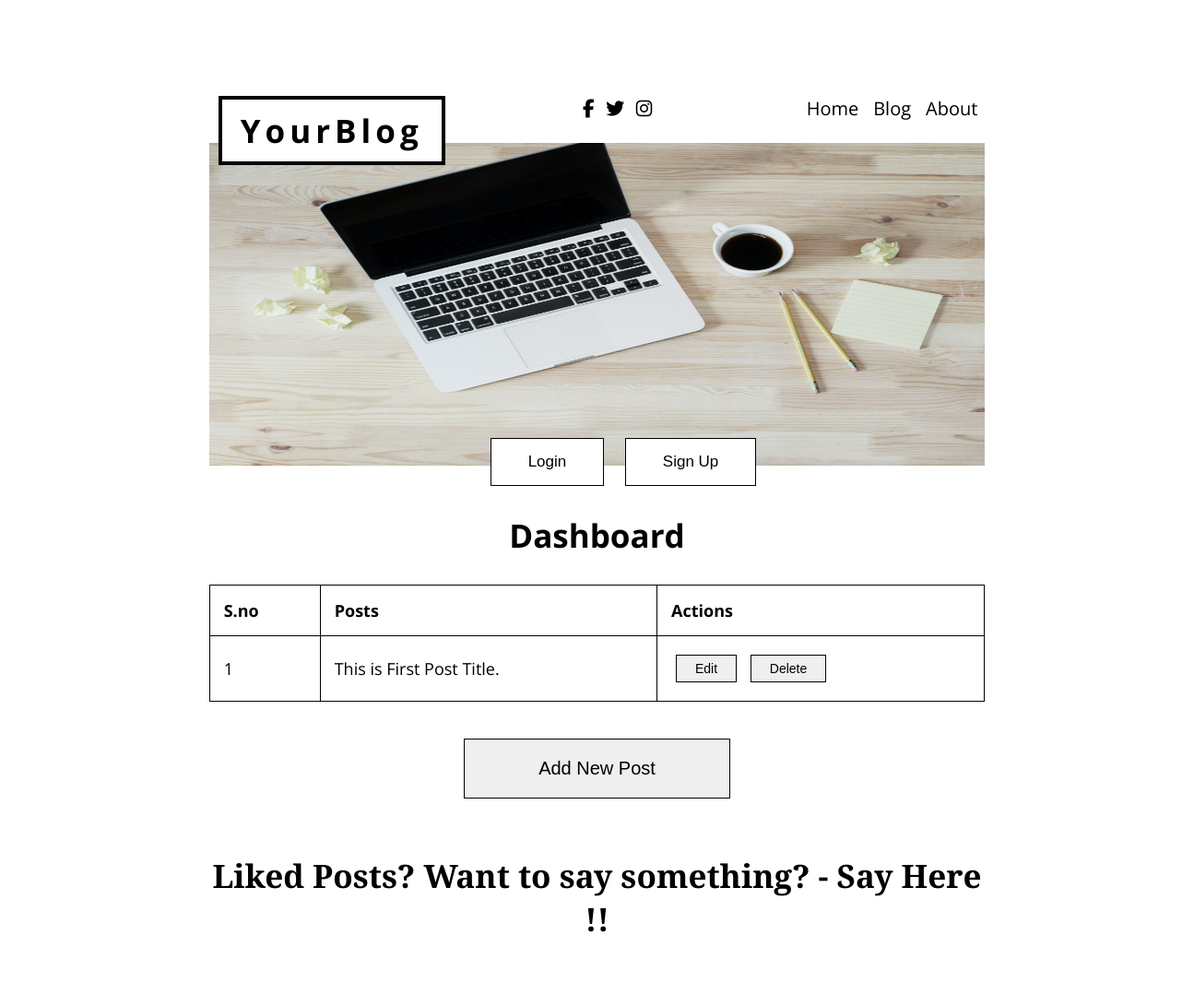
/dashboard (upper part), run on an earlier commit of the app's database.
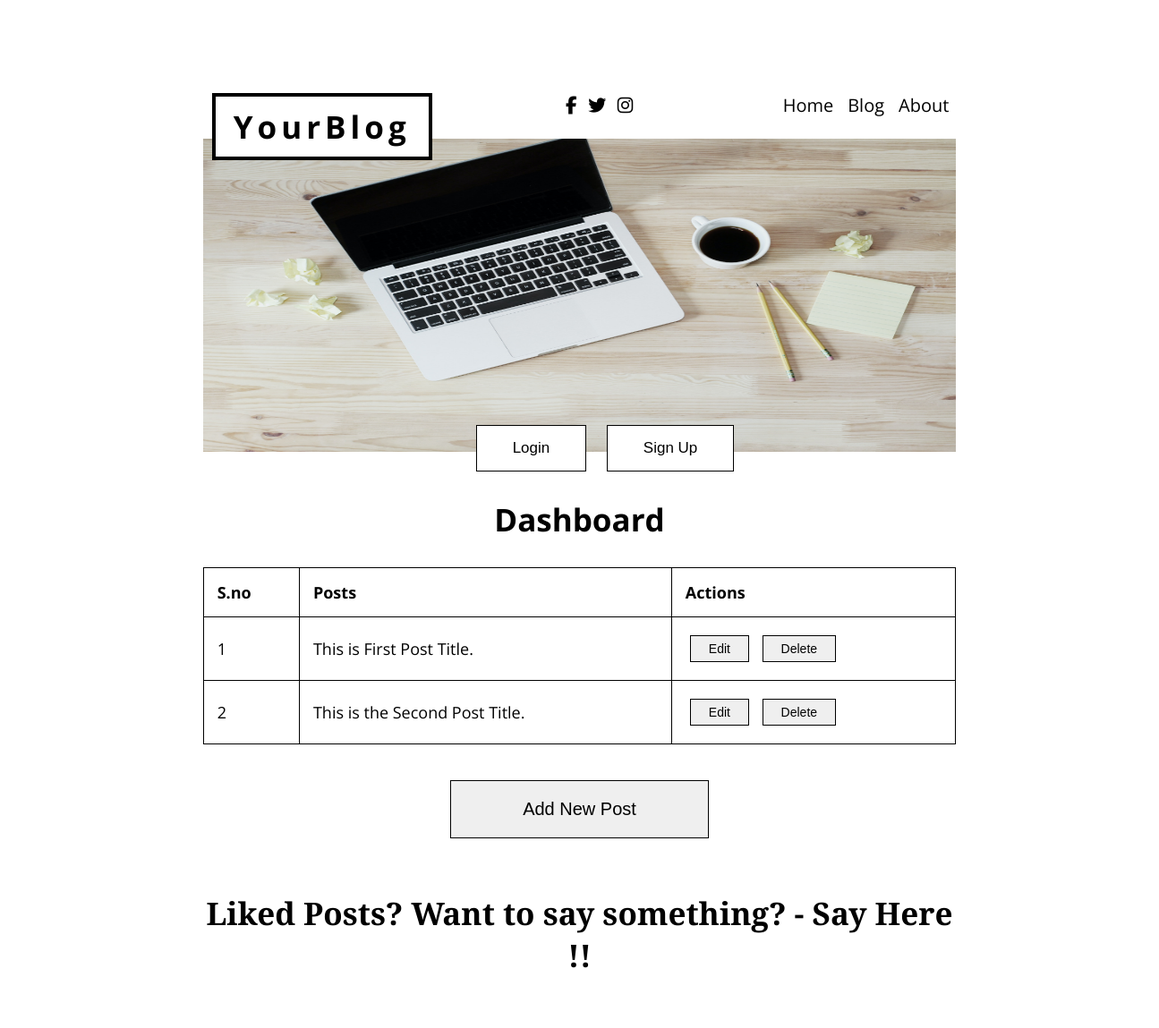
And on a later commit of the database.
### blog/models.py (models this page shows, shortened)
class Post(models.Model):
    serial_no = models.AutoField(primary_key=True)
    title = models.CharField(max_length=120, null=False)
    tagline = models.CharField(max_length=100)
    slug = models.SlugField(max_length=50, null=False)
    author = models.CharField(max_length=50, null=False)
    category = models.CharField(max_length=20, default="", null=False)
    content = models.TextField()
    thumbnail_image = models.ImageField(upload_to = "blog", blank= True)
    timestamp = models.DateTimeField(default=now)

### home/views.py (the view)
# urls.py: path("dashboard", views.dashboard, name="dashboard"),
def dashboard(request):
    post = Post.objects.all()
    context = {"posts":post}
    return render(request, "blog/dashboard.html", context)

### templates/blog/dashboard.html (shortened to what this page needs)
{% extends 'base.html' %}
{% block body %}
<div class="container">
    <h1 class="lg-heading text-center">Dashboard</h1>
    <div class="dashboard-div">
        <div class="table-div">
            <table style="width: 100%; margin-top: 30px;">
                <tr>
                    <th>S.no</th>
                    <th>Posts</th>
                    <th>Actions</th>
                </tr>
                {% for post in posts %}
                <tr>
                    <td>{{ forloop.counter }}</td>
                    <td>{{post.title}}</td>
                    <td><a href="/editPost/{{post.serial_no}}" ><button type="button" class="btn btn-dash">Edit</button></a> <a href="/deletePost/{{post.slug}}" ><button type="button"
                            class="btn btn-dash">Delete</button></a></td>
                </tr>
                {% endfor %}
            </table>
        </div>
        <div class="add-post-btn text-center">
            <a href="/editPost/0"><button type="button" class="btn">Add New Post</button></a>
        </div>
    </div>
</div>
{% endblock body %}

What changed in the data, as far as the page shows it:
added Post: title "This is the Second Post Title."
